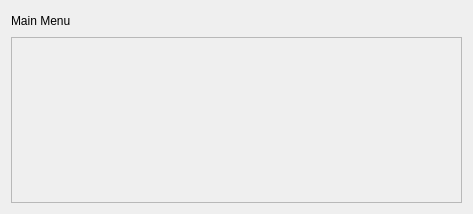
<?xml version="1.0" encoding="UTF-8"?>
<ui version="4.0">
 <class>Main_Menu</class>
 <widget class="QWidget" name="Main_Menu">
  <property name="geometry">
   <rect>
    <x>0</x>
    <y>0</y>
    <width>473</width>
    <height>214</height>
   </rect>
  </property>
  <property name="windowTitle">
   <string>Form</string>
  </property>
  <property name="styleSheet">
   <string notr="true">Main_Menu {background-color : pink;}</string>
  </property>
  <layout class="QVBoxLayout" name="verticalLayout_2">
   <item>
    <layout class="QHBoxLayout" name="horizontalLayout">
     <item>
      <widget class="QLabel" name="label">
       <property name="text">
        <string>Main Menu</string>
       </property>
      </widget>
     </item>
     <item>
      <spacer name="horizontalSpacer">
       <property name="orientation">
        <enum>Qt::Horizontal</enum>
       </property>
       <property name="sizeHint" stdset="0">
        <size>
         <width>40</width>
         <height>20</height>
        </size>
       </property>
      </spacer>
     </item>
    </layout>
   </item>
   <item>
    <widget class="QScrollArea" name="scrollArea">
     <property name="widgetResizable">
      <bool>true</bool>
     </property>
     <widget class="QWidget" name="scrollAreaWidgetContents">
      <property name="geometry">
       <rect>
        <x>0</x>
        <y>0</y>
        <width>453</width>
        <height>166</height>
       </rect>
      </property>
      <property name="styleSheet">
       <string notr="true"/>
      </property>
      <layout class="QVBoxLayout" name="verticalLayout">
       <property name="leftMargin">
        <number>0</number>
       </property>
       <property name="rightMargin">
        <number>0</number>
       </property>
      </layout>
     </widget>
    </widget>
   </item>
  </layout>
 </widget>
 <resources/>
 <connections/>
</ui>
